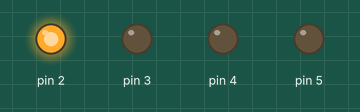
This sketch was run on a simulated Arduino Uno, built with avr-gcc and run on an emulated ATmega328P. Shown: output pins drawn as LEDs (lit = HIGH).

Above: at 0.1 s.
At 1.1 s:
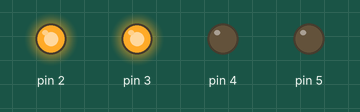
At 2.1 s:
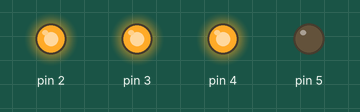
At 3.1 s:
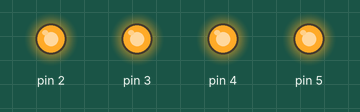
Timing chart, 0 to 4.6 s (numbered marks = the images above):
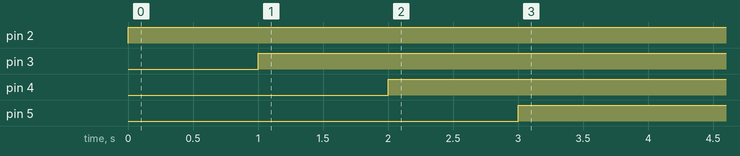

Measured:
- by itself, pin 2: LOW → HIGH at 0.00 s
- by itself, pin 3: LOW → HIGH at 1.0 s
- by itself, pin 4: LOW → HIGH at 2.0 s
- by itself, pin 5: LOW → HIGH at 3.0 s

The sketch:

smashing_borwo_kup1.ino
```cpp
// C++ code
//
void setup()
{
  pinMode(2, OUTPUT);
  pinMode(3, OUTPUT);
  pinMode(4, OUTPUT);
  pinMode(5, OUTPUT);
}

void loop()
{
  digitalWrite(2, HIGH);
  delay(1000); // Wait for 1000 millisecond(s)
  digitalWrite(3, HIGH);
  delay(1000); // Wait for 1000 millisecond(s)
  digitalWrite(4, HIGH);
  delay(1000); // Wait for 1000 millisecond(s)
  digitalWrite(5, HIGH);
}
```
